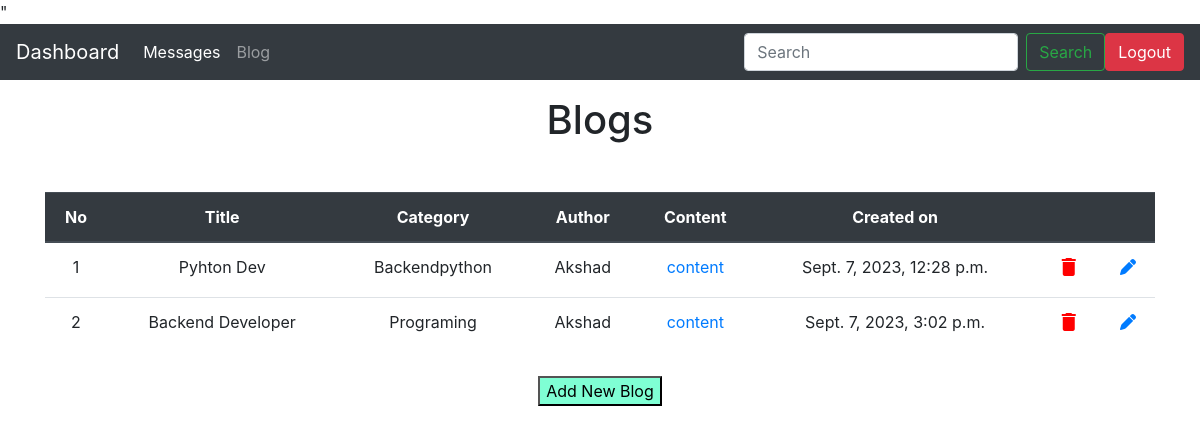
Page /dashboard/blogs/ (signed in) on the earlier database version.
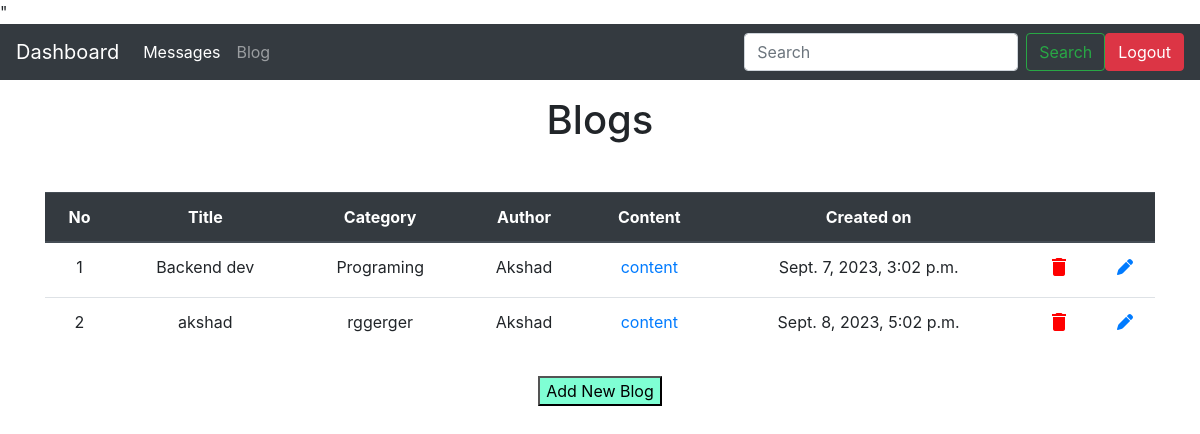
Same page on the later database version.
### website/models.py (models this page shows, shortened)
class Blogs(models.Model):
    title = models.CharField(max_length=200, unique=True)
    category = models.SlugField(max_length=200, unique=True)
    content = models.TextField()
    created_on = models.DateTimeField(auto_now_add=True)
    Status = models.IntegerField(choices=STATUS, default=0)
    class Meta:
        ordering = ['-created_on']

### dashboard/views.py (the view)
# urls.py: path('blogs/', views.BlogView.as_view(), name='blogsview'),
class BlogView (generic.ListView):
    model = Blogs
    template_name = "dashboard/blogs.html"
    context_object_name = 'Blogs'
    @method_decorator(login_required)
    def dispatch(self, *args, **kwargs):
        return super(BlogView, self).dispatch( *args, **kwargs)
    def get_queryset(self):
        return Blogs.objects.order_by("id")

### dashboard/templates/dashboard/blogs.html
{% extends 'dashboard/base.html' %}
{% block contacts %}
<div class = "heading mt-3"><center><h1>Blogs</h1></center></div>
<div class = "container mt-5">
<table class="table table-hover">
    <thead class = "thead-dark">
    <tr>
      <th scope="col">No</th>
      <th scope="col">Title</th>
      <th scope="col">Category</th>
      <th scope="col">Author</th>
      <th scope="col">Content</th>
      <th scope="col">Created on</th>
      <th scope="col"></th>
      <th scope="col"></th>
    </tr>
   </thead>
   <tbody>
    {% for blog in Blogs %}
    <tr>
      <td>{{forloop.counter}}</td>
      <td>{{blog.title}}</td>
      <td>{{blog.category}}</td>
      <td>Akshad</td>
      <td><a href = "{% url 'dashboard:blogcontent' blog.id %}">content</a></td>
      <td>{{blog.created_on}}</td>
      <td><a href="{% url 'dashboard:deleteblog' blog.id %}" class="delete"><i class="material-icons" style="color:red";>&#xe872</a></td>
      <td><a href="{% url 'dashboard:updateblogs' blog.id %}" class="delete"><i class="fa-solid fa-pen" styel="color:blue";></i></a></td>
    </tr>
    {% empty %}
    <p>No Blogs </p>
    {% endfor %}
   </tbody>
</table>
<div class = "new">
  <a class="nav-link" href="{% url 'dashboard:addblog'%}"><button style="background-color: aquamarine;">Add New Blog</button></span></a>
</div>
</div>
{% endblock %}

Differences in the rows shown:
removed Blogs: title "Pyhton Dev", category "Backendpython", created_on "Sept. 7, 2023, 12:28 p.m."
changed Blogs "Programing": title "Backend Developer" → "Backend dev"
added Blogs: title "akshad", category "rggerger", created_on "Sept. 8, 2023, 5:02 p.m."
